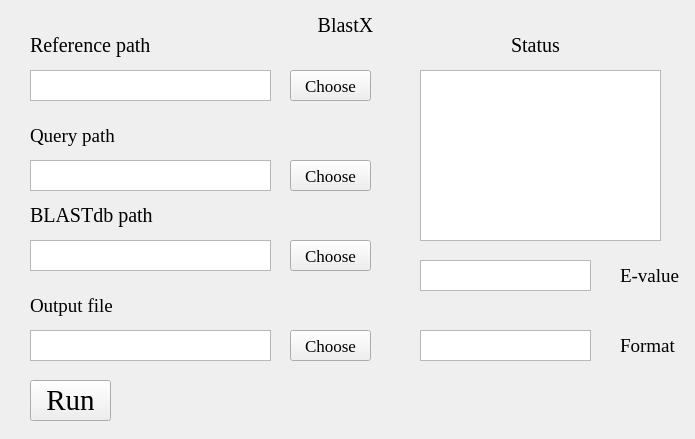
<?xml version="1.0" encoding="UTF-8"?>
<ui version="4.0">
 <class>Form</class>
 <widget class="QWidget" name="Form">
  <property name="geometry">
   <rect>
    <x>0</x>
    <y>0</y>
    <width>695</width>
    <height>439</height>
   </rect>
  </property>
  <property name="windowTitle">
   <string>Form</string>
  </property>
  <property name="styleSheet">
   <string notr="true">background-image: url(D:/Documents/Desktop/bb.png)</string>
  </property>
  <widget class="QLabel" name="label">
   <property name="geometry">
    <rect>
     <x>280</x>
     <y>10</y>
     <width>131</width>
     <height>31</height>
    </rect>
   </property>
   <property name="font">
    <font>
     <family>Times New Roman</family>
     <pointsize>15</pointsize>
    </font>
   </property>
   <property name="text">
    <string>BlastX</string>
   </property>
   <property name="alignment">
    <set>Qt::AlignCenter</set>
   </property>
  </widget>
  <widget class="QLabel" name="label_2">
   <property name="geometry">
    <rect>
     <x>30</x>
     <y>30</y>
     <width>161</width>
     <height>31</height>
    </rect>
   </property>
   <property name="font">
    <font>
     <family>Times New Roman</family>
     <pointsize>15</pointsize>
    </font>
   </property>
   <property name="text">
    <string>Reference path</string>
   </property>
   <property name="alignment">
    <set>Qt::AlignLeading|Qt::AlignLeft|Qt::AlignVCenter</set>
   </property>
  </widget>
  <widget class="QTextBrowser" name="textBrowser">
   <property name="geometry">
    <rect>
     <x>420</x>
     <y>70</y>
     <width>241</width>
     <height>171</height>
    </rect>
   </property>
   <property name="styleSheet">
    <string notr="true">background-image: url(D:/Documents/Desktop/white.png)</string>
   </property>
  </widget>
  <widget class="QLabel" name="label_4">
   <property name="geometry">
    <rect>
     <x>480</x>
     <y>30</y>
     <width>111</width>
     <height>31</height>
    </rect>
   </property>
   <property name="font">
    <font>
     <family>Times New Roman</family>
     <pointsize>15</pointsize>
    </font>
   </property>
   <property name="text">
    <string>Status</string>
   </property>
   <property name="alignment">
    <set>Qt::AlignCenter</set>
   </property>
  </widget>
  <widget class="QTextBrowser" name="textBrowser_2">
   <property name="geometry">
    <rect>
     <x>30</x>
     <y>70</y>
     <width>241</width>
     <height>31</height>
    </rect>
   </property>
   <property name="styleSheet">
    <string notr="true">background-image: url(D:/Documents/Desktop/white.png)</string>
   </property>
  </widget>
  <widget class="QTextBrowser" name="textBrowser_3">
   <property name="geometry">
    <rect>
     <x>30</x>
     <y>160</y>
     <width>241</width>
     <height>31</height>
    </rect>
   </property>
   <property name="styleSheet">
    <string notr="true">background-image: url(D:/Documents/Desktop/white.png)</string>
   </property>
  </widget>
  <widget class="QPushButton" name="pushButton">
   <property name="geometry">
    <rect>
     <x>30</x>
     <y>380</y>
     <width>81</width>
     <height>41</height>
    </rect>
   </property>
   <property name="font">
    <font>
     <family>Times New Roman</family>
     <pointsize>22</pointsize>
    </font>
   </property>
   <property name="styleSheet">
    <string notr="true">background-image: url(D:/Documents/Desktop/white.png)</string>
   </property>
   <property name="text">
    <string>Run</string>
   </property>
  </widget>
  <widget class="QLabel" name="label_5">
   <property name="geometry">
    <rect>
     <x>30</x>
     <y>290</y>
     <width>161</width>
     <height>31</height>
    </rect>
   </property>
   <property name="font">
    <font>
     <family>Times New Roman</family>
     <pointsize>14</pointsize>
    </font>
   </property>
   <property name="text">
    <string>Output file</string>
   </property>
   <property name="alignment">
    <set>Qt::AlignLeading|Qt::AlignLeft|Qt::AlignVCenter</set>
   </property>
  </widget>
  <widget class="QLabel" name="label_6">
   <property name="geometry">
    <rect>
     <x>30</x>
     <y>200</y>
     <width>161</width>
     <height>31</height>
    </rect>
   </property>
   <property name="font">
    <font>
     <family>Times New Roman</family>
     <pointsize>15</pointsize>
    </font>
   </property>
   <property name="text">
    <string>BLASTdb path</string>
   </property>
   <property name="alignment">
    <set>Qt::AlignLeading|Qt::AlignLeft|Qt::AlignVCenter</set>
   </property>
  </widget>
  <widget class="QTextBrowser" name="textBrowser_4">
   <property name="geometry">
    <rect>
     <x>30</x>
     <y>240</y>
     <width>241</width>
     <height>31</height>
    </rect>
   </property>
   <property name="styleSheet">
    <string notr="true">background-image: url(D:/Documents/Desktop/white.png)</string>
   </property>
  </widget>
  <widget class="QTextBrowser" name="textBrowser_5">
   <property name="geometry">
    <rect>
     <x>30</x>
     <y>330</y>
     <width>241</width>
     <height>31</height>
    </rect>
   </property>
   <property name="styleSheet">
    <string notr="true">background-image: url(D:/Documents/Desktop/white.png)</string>
   </property>
  </widget>
  <widget class="QLabel" name="label_7">
   <property name="geometry">
    <rect>
     <x>30</x>
     <y>120</y>
     <width>161</width>
     <height>31</height>
    </rect>
   </property>
   <property name="font">
    <font>
     <family>Times New Roman</family>
     <pointsize>14</pointsize>
    </font>
   </property>
   <property name="text">
    <string>Query path</string>
   </property>
   <property name="alignment">
    <set>Qt::AlignLeading|Qt::AlignLeft|Qt::AlignVCenter</set>
   </property>
  </widget>
  <widget class="QPushButton" name="pushButton_2">
   <property name="geometry">
    <rect>
     <x>290</x>
     <y>70</y>
     <width>81</width>
     <height>31</height>
    </rect>
   </property>
   <property name="font">
    <font>
     <family>Times New Roman</family>
     <pointsize>13</pointsize>
    </font>
   </property>
   <property name="text">
    <string>Choose</string>
   </property>
  </widget>
  <widget class="QPushButton" name="pushButton_3">
   <property name="geometry">
    <rect>
     <x>290</x>
     <y>160</y>
     <width>81</width>
     <height>31</height>
    </rect>
   </property>
   <property name="font">
    <font>
     <family>Times New Roman</family>
     <pointsize>13</pointsize>
    </font>
   </property>
   <property name="text">
    <string>Choose</string>
   </property>
  </widget>
  <widget class="QPushButton" name="pushButton_4">
   <property name="geometry">
    <rect>
     <x>290</x>
     <y>240</y>
     <width>81</width>
     <height>31</height>
    </rect>
   </property>
   <property name="font">
    <font>
     <family>Times New Roman</family>
     <pointsize>13</pointsize>
    </font>
   </property>
   <property name="text">
    <string>Choose</string>
   </property>
  </widget>
  <widget class="QPushButton" name="pushButton_5">
   <property name="geometry">
    <rect>
     <x>290</x>
     <y>330</y>
     <width>81</width>
     <height>31</height>
    </rect>
   </property>
   <property name="font">
    <font>
     <family>Times New Roman</family>
     <pointsize>13</pointsize>
    </font>
   </property>
   <property name="text">
    <string>Choose</string>
   </property>
  </widget>
  <widget class="QTextEdit" name="textEdit">
   <property name="geometry">
    <rect>
     <x>420</x>
     <y>260</y>
     <width>171</width>
     <height>31</height>
    </rect>
   </property>
   <property name="styleSheet">
    <string notr="true">background-image: url(D:/Documents/Desktop/white.png)</string>
   </property>
  </widget>
  <widget class="QLabel" name="label_8">
   <property name="geometry">
    <rect>
     <x>620</x>
     <y>260</y>
     <width>61</width>
     <height>31</height>
    </rect>
   </property>
   <property name="font">
    <font>
     <family>Times New Roman</family>
     <pointsize>14</pointsize>
    </font>
   </property>
   <property name="text">
    <string>E-value</string>
   </property>
   <property name="alignment">
    <set>Qt::AlignLeading|Qt::AlignLeft|Qt::AlignVCenter</set>
   </property>
  </widget>
  <widget class="QLabel" name="label_9">
   <property name="geometry">
    <rect>
     <x>620</x>
     <y>330</y>
     <width>61</width>
     <height>31</height>
    </rect>
   </property>
   <property name="font">
    <font>
     <family>Times New Roman</family>
     <pointsize>14</pointsize>
    </font>
   </property>
   <property name="text">
    <string>Format</string>
   </property>
   <property name="alignment">
    <set>Qt::AlignLeading|Qt::AlignLeft|Qt::AlignVCenter</set>
   </property>
  </widget>
  <widget class="QTextEdit" name="textEdit_2">
   <property name="geometry">
    <rect>
     <x>420</x>
     <y>330</y>
     <width>171</width>
     <height>31</height>
    </rect>
   </property>
   <property name="styleSheet">
    <string notr="true">background-image: url(D:/Documents/Desktop/white.png)</string>
   </property>
  </widget>
 </widget>
 <resources/>
 <connections/>
</ui>
